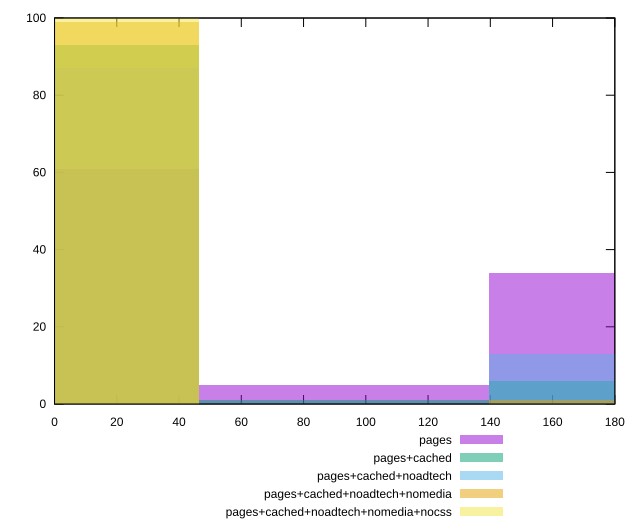

gnuplot code for this plot:
reset

$pages <<EOF
0 61
186.08248316263132 34
93.04124158131566 5
EOF

$pagesCached <<EOF
93.04124158131566 1
0 93
186.08248316263132 6
EOF

$pagesCachedNoadtech <<EOF
0 87
186.08248316263132 13
EOF

$pagesCachedNoadtechNomedia <<EOF
0 99
186.08248316263132 1
EOF

$pagesCachedNoadtechNomediaNocss <<EOF
0 100
EOF

set key outside below
set boxwidth 93.04124158131566
set xrange [0:180]
set yrange [0:100]
set trange [0:100]
set style fill transparent solid 0.5 noborder
set terminal svg size 640, 530 enhanced background rgb 'white'
set output "report_00015_2021-02-09T16-11-33.973Z/unminified-css/comparison/histogram/all_raw.svg"

plot $pages title "pages" with boxes, \
     $pagesCached title "pages+cached" with boxes, \
     $pagesCachedNoadtech title "pages+cached+noadtech" with boxes, \
     $pagesCachedNoadtechNomedia title "pages+cached+noadtech+nomedia" with boxes, \
     $pagesCachedNoadtechNomediaNocss title "pages+cached+noadtech+nomedia+nocss" with boxes

reset
